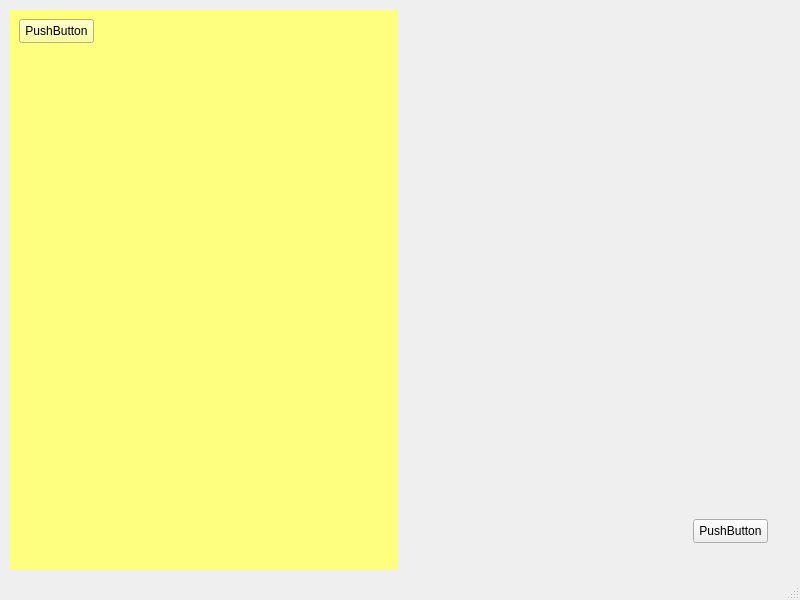
<?xml version="1.0" encoding="UTF-8"?>
<ui version="4.0">
 <class>MainWindow</class>
 <widget class="QMainWindow" name="MainWindow">
  <property name="geometry">
   <rect>
    <x>0</x>
    <y>0</y>
    <width>800</width>
    <height>600</height>
   </rect>
  </property>
  <property name="windowTitle">
   <string>MainWindow</string>
  </property>
  <widget class="QWidget" name="centralwidget">
   <layout class="QHBoxLayout" name="horizontalLayout">
    <item>
     <widget class="QWidget" name="widget" native="true">
      <property name="styleSheet">
       <string notr="true">background-color: rgb(255, 255, 127);</string>
      </property>
      <widget class="QPushButton" name="pushButton">
       <property name="geometry">
        <rect>
         <x>10</x>
         <y>10</y>
         <width>75</width>
         <height>24</height>
        </rect>
       </property>
       <property name="text">
        <string>PushButton</string>
       </property>
      </widget>
     </widget>
    </item>
    <item>
     <widget class="QWidget" name="widget_2" native="true">
      <widget class="QPushButton" name="pushButton_2">
       <property name="geometry">
        <rect>
         <x>290</x>
         <y>510</y>
         <width>75</width>
         <height>24</height>
        </rect>
       </property>
       <property name="text">
        <string>PushButton</string>
       </property>
      </widget>
     </widget>
    </item>
   </layout>
  </widget>
  <widget class="QMenuBar" name="menubar">
   <property name="geometry">
    <rect>
     <x>0</x>
     <y>0</y>
     <width>800</width>
     <height>22</height>
    </rect>
   </property>
  </widget>
  <widget class="QStatusBar" name="statusbar"/>
 </widget>
 <resources/>
 <connections/>
</ui>
